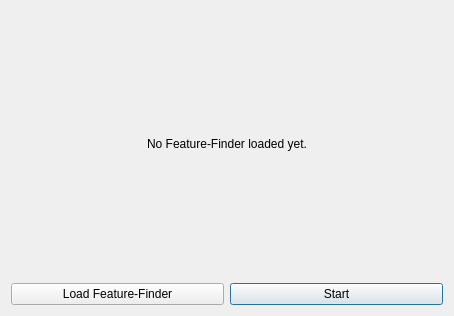
<ui version="4.0" stdsetdef="1" >
  <author></author>
  <comment></comment>
  <exportmacro></exportmacro>
  <class>FeaFiDialogTemplate</class>
  <widget class="QDialog" name="FeaFiDialogTemplate" >
    <property name="geometry" >
      <rect>
        <x>0</x>
        <y>0</y>
        <width>454</width>
        <height>316</height>
      </rect>
    </property>
    <property name="windowTitle" >
      <string>Find features</string>
    </property>
    <layout class="QGridLayout" >
      <item row="1" column="1" >
        <widget class="QPushButton" name="start_button" >
          <property name="text" >
            <string>Start</string>
          </property>
        </widget>
      </item>
      <item rowspan="1" row="0" column="0" colspan="2" >
        <widget class="QLabel" name="param_label" >
          <property name="text" >
            <string>No Feature-Finder loaded yet.</string>
          </property>
          <property name="alignment" >
            <set>Qt::AlignCenter</set>
          </property>
          <property name="wordWrap" >
            <bool>false</bool>
          </property>
        </widget>
      </item>
      <item row="1" column="0" >
        <widget class="QPushButton" name="load_button" >
          <property name="text" >
            <string>Load Feature-Finder</string>
          </property>
        </widget>
      </item>
    </layout>
  </widget>
  <layoutdefault spacing="6" margin="11" />
  <pixmapfunction>qPixmapFromMimeSource</pixmapfunction>
  <tabstops>
    <tabstop>load_button</tabstop>
    <tabstop>start_button</tabstop>
  </tabstops>
  <connections>
    <connection>
      <sender>load_button</sender>
      <signal>clicked()</signal>
      <receiver>FeaFiDialogTemplate</receiver>
      <slot>loadParamFile()</slot>
    </connection>
    <connection>
      <sender>start_button</sender>
      <signal>clicked()</signal>
      <receiver>FeaFiDialogTemplate</receiver>
      <slot>accept()</slot>
    </connection>
  </connections>
</ui>
